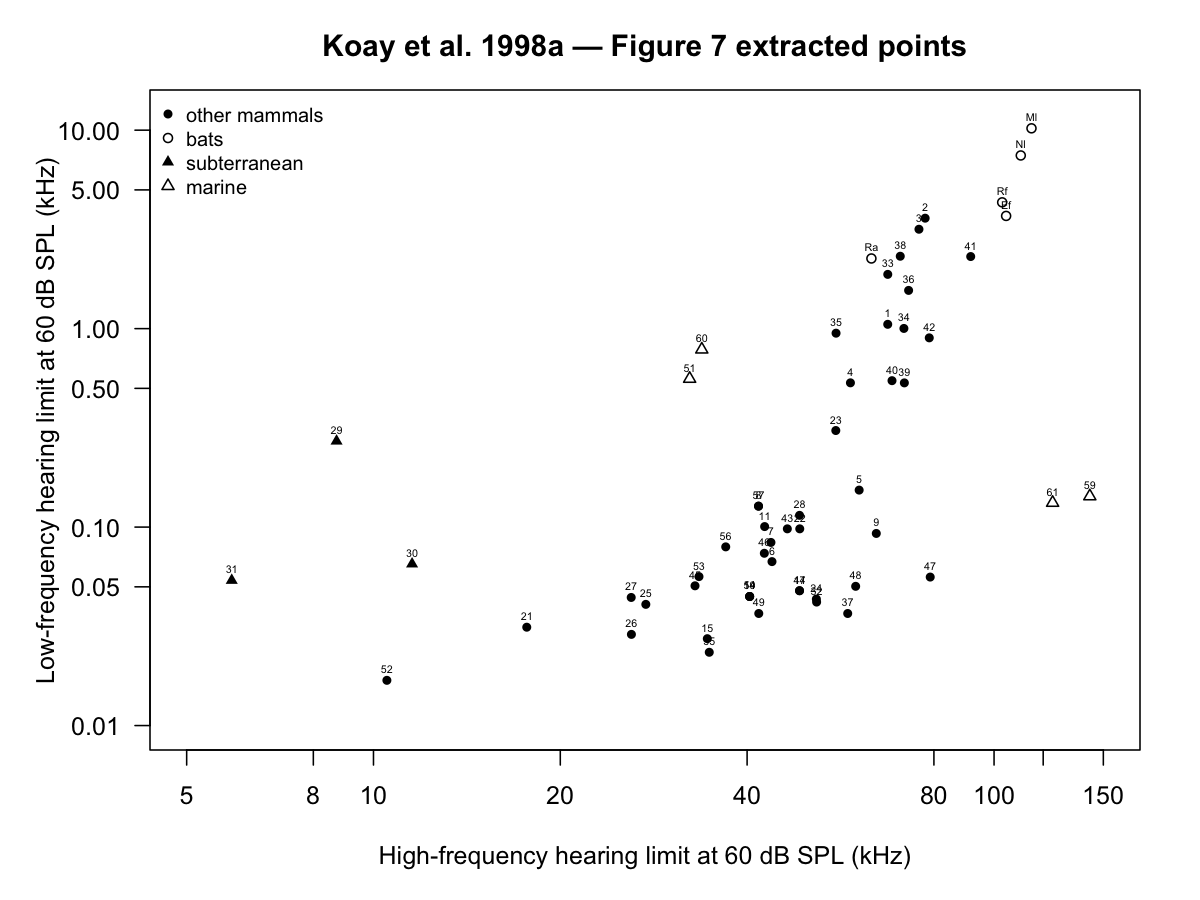

This chart was generated by the following R code:
# Replot the extracted Figure 7 points without rerunning digitisation or fits.
args <- grep("^--file=", commandArgs(FALSE), value = TRUE)
if (length(args) != 1L) stop("Run with Rscript")
folder <- dirname(normalizePath(sub("^--file=", "", args[[1]])))
item <- "Koay_etal_1998_a_Figure7"
d <- read.csv(file.path(folder, paste0(item, ".csv")), check.names = FALSE,
              stringsAsFactors = FALSE)
x <- as.numeric(d$high_freq_hearing_limit_60dB_kHz)
y <- as.numeric(d$low_freq_hearing_limit_60dB_kHz)
keep <- is.finite(x) & is.finite(y) & x > 0 & y > 0
symbol <- c(filled_circle = 16, open_circle_bat = 1,
            filled_triangle_subterranean = 17, open_triangle_marine = 2)
png(file.path(folder, paste0(item, "_replot.png")), width = 1200, height = 900,
    res = 150)
par(mar = c(5, 5, 3, 2))
plot(x[keep], y[keep], type = "n", log = "xy", xlim = c(5, 150),
     ylim = c(0.01, 12), xaxt = "n", yaxt = "n",
     xlab = "High-frequency hearing limit at 60 dB SPL (kHz)",
     ylab = "Low-frequency hearing limit at 60 dB SPL (kHz)",
     main = "Koay et al. 1998a — Figure 7 extracted points")
axis(1, at = c(5, 8, 10, 20, 40, 80, 100, 120, 150))
axis(2, at = c(0.01, 0.05, 0.1, 0.5, 1, 5, 10), las = 1)
for (i in which(keep)) {
  points(x[i], y[i], pch = symbol[[d$marker[i]]], cex = 0.8)
  text(x[i], y[i], labels = d$figure_id[i], pos = 3, offset = 0.25, cex = 0.43)
}
legend("topleft", legend = c("other mammals", "bats", "subterranean", "marine"),
       pch = symbol[c("filled_circle", "open_circle_bat",
                      "filled_triangle_subterranean", "open_triangle_marine")],
       bty = "n", cex = 0.8)
dev.off()
cat(item, ": ", sum(keep), " plotted points\n", sep = "")
